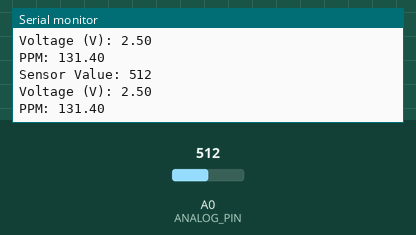
Simulated run of this sketch. Board: Arduino Uno, built with avr-gcc and run on an emulated ATmega328P. On the bench: the last lines printed to the serial monitor. Inputs (shaded band) come from the test bench; at power-on: A0 (ANALOG_PIN) = 512.

Above: at 1.8 s.
1.9 s: A0 (ANALOG_PIN) set to 716
At 2.8 s:
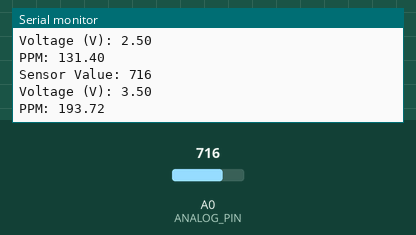
3.4 s: A0 (ANALOG_PIN) set to 900
At 4.7 s:
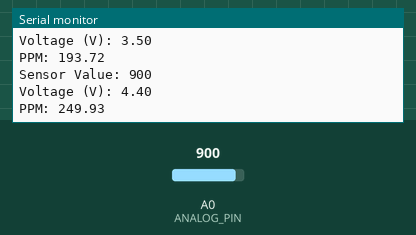
Timing chart, 0 to 6.4 s (numbered marks = the images above; inputs shaded):
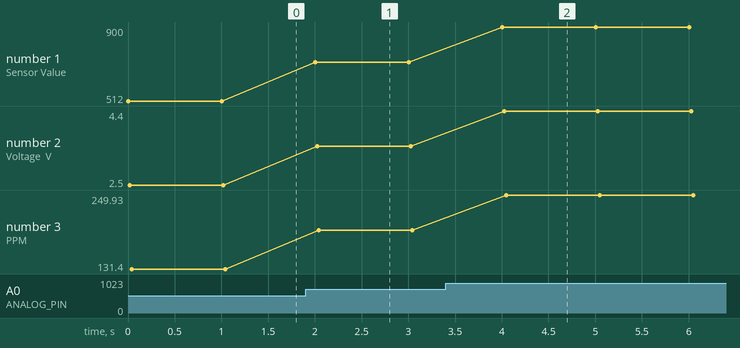

Measured:
- after the input at 1.9 s, the serial monitor: prints a new line after 0.10 s (image 1)
- after the input at 3.4 s, the serial monitor: prints a new line after 0.61 s (image 2)
- plotted number 1: 512 → 716 after the input at 1.9 s, 716 → 900 after the input at 3.4 s
- plotted number 2: 2.5 → 3.5 after the input at 1.9 s, 3.5 → 4.4 after the input at 3.4 s
- plotted number 3: 131.4 → 193.72 after the input at 1.9 s, 193.72 → 249.93 after the input at 3.4 s

The sketch:

demo.ino
```cpp
#define ANALOG_PIN A0

void setup() {
  Serial.begin(9600);
}

void loop() {
  int sensorValue = analogRead(ANALOG_PIN);
  float voltage = sensorValue * (5.0 / 1023.0);
  float ppm = (voltage - 0.4) * 100 / (2.0 - 0.4); // This is a rough estimation, you might need to calibrate it.

  Serial.print("Sensor Value: ");
  Serial.println(sensorValue);
  Serial.print("Voltage (V): ");
  Serial.println(voltage);
  Serial.print("PPM: ");
  Serial.println(ppm);

  delay(1000); // Delay for 1 second before reading again
}
```
